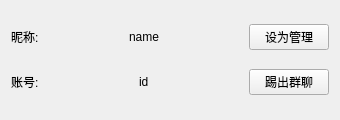
<?xml version="1.0" encoding="UTF-8"?>
<ui version="4.0">
 <class>GroupMemberItem</class>
 <widget class="QWidget" name="GroupMemberItem">
  <property name="geometry">
   <rect>
    <x>0</x>
    <y>0</y>
    <width>340</width>
    <height>120</height>
   </rect>
  </property>
  <property name="windowTitle">
   <string>Form</string>
  </property>
  <layout class="QVBoxLayout" name="verticalLayout">
   <item>
    <layout class="QHBoxLayout" name="horizontalLayout_2">
     <item>
      <widget class="QLabel" name="label_3">
       <property name="text">
        <string>昵称:</string>
       </property>
      </widget>
     </item>
     <item>
      <spacer name="horizontalSpacer_3">
       <property name="orientation">
        <enum>Qt::Horizontal</enum>
       </property>
       <property name="sizeHint" stdset="0">
        <size>
         <width>40</width>
         <height>20</height>
        </size>
       </property>
      </spacer>
     </item>
     <item>
      <widget class="QLabel" name="nameLab">
       <property name="text">
        <string>name</string>
       </property>
      </widget>
     </item>
     <item>
      <spacer name="horizontalSpacer_2">
       <property name="orientation">
        <enum>Qt::Horizontal</enum>
       </property>
       <property name="sizeHint" stdset="0">
        <size>
         <width>40</width>
         <height>20</height>
        </size>
       </property>
      </spacer>
     </item>
     <item>
      <widget class="QPushButton" name="pushButton">
       <property name="text">
        <string>设为管理</string>
       </property>
      </widget>
     </item>
    </layout>
   </item>
   <item>
    <layout class="QHBoxLayout" name="horizontalLayout">
     <item>
      <widget class="QLabel" name="label_4">
       <property name="text">
        <string>账号:</string>
       </property>
      </widget>
     </item>
     <item>
      <spacer name="horizontalSpacer_4">
       <property name="orientation">
        <enum>Qt::Horizontal</enum>
       </property>
       <property name="sizeHint" stdset="0">
        <size>
         <width>40</width>
         <height>20</height>
        </size>
       </property>
      </spacer>
     </item>
     <item>
      <widget class="QLabel" name="idLab">
       <property name="text">
        <string>id</string>
       </property>
      </widget>
     </item>
     <item>
      <spacer name="horizontalSpacer">
       <property name="orientation">
        <enum>Qt::Horizontal</enum>
       </property>
       <property name="sizeHint" stdset="0">
        <size>
         <width>40</width>
         <height>20</height>
        </size>
       </property>
      </spacer>
     </item>
     <item>
      <widget class="QPushButton" name="pushButton_2">
       <property name="text">
        <string>踢出群聊</string>
       </property>
      </widget>
     </item>
    </layout>
   </item>
  </layout>
 </widget>
 <resources/>
 <connections/>
</ui>
